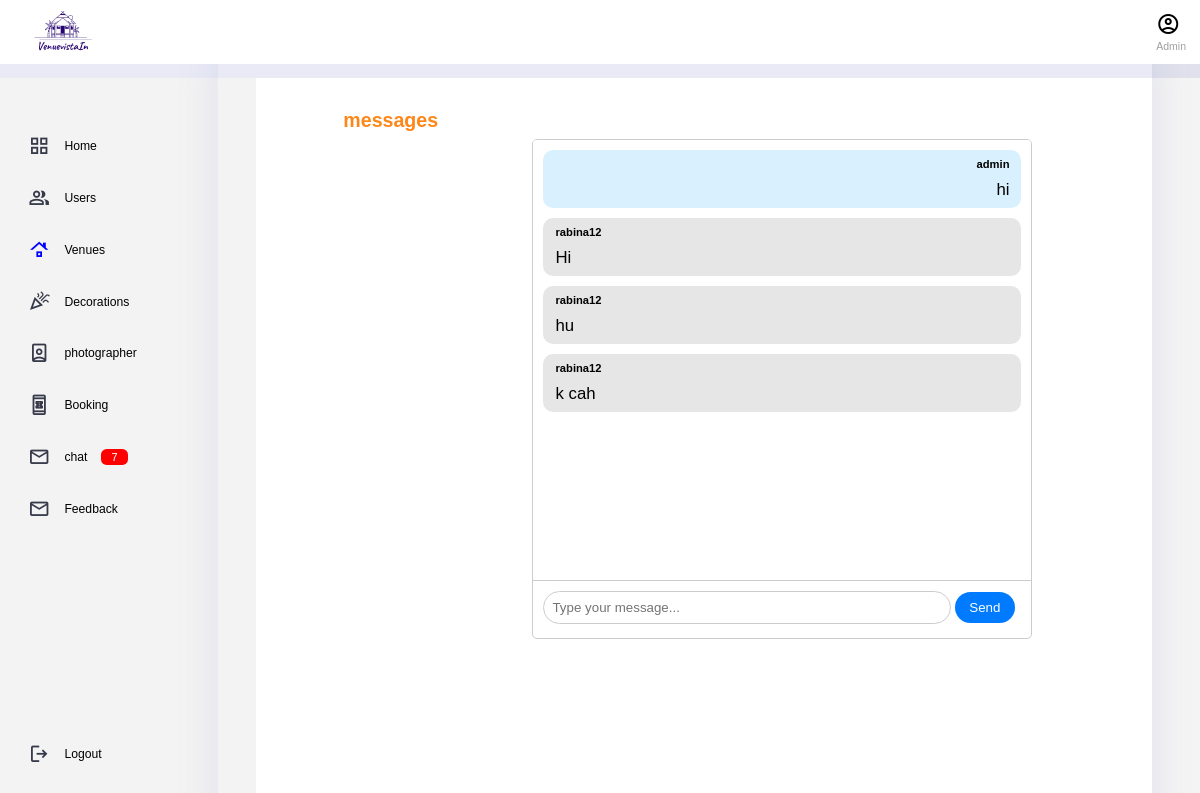
Before: /chatinside/ (signed in) with the older database file.
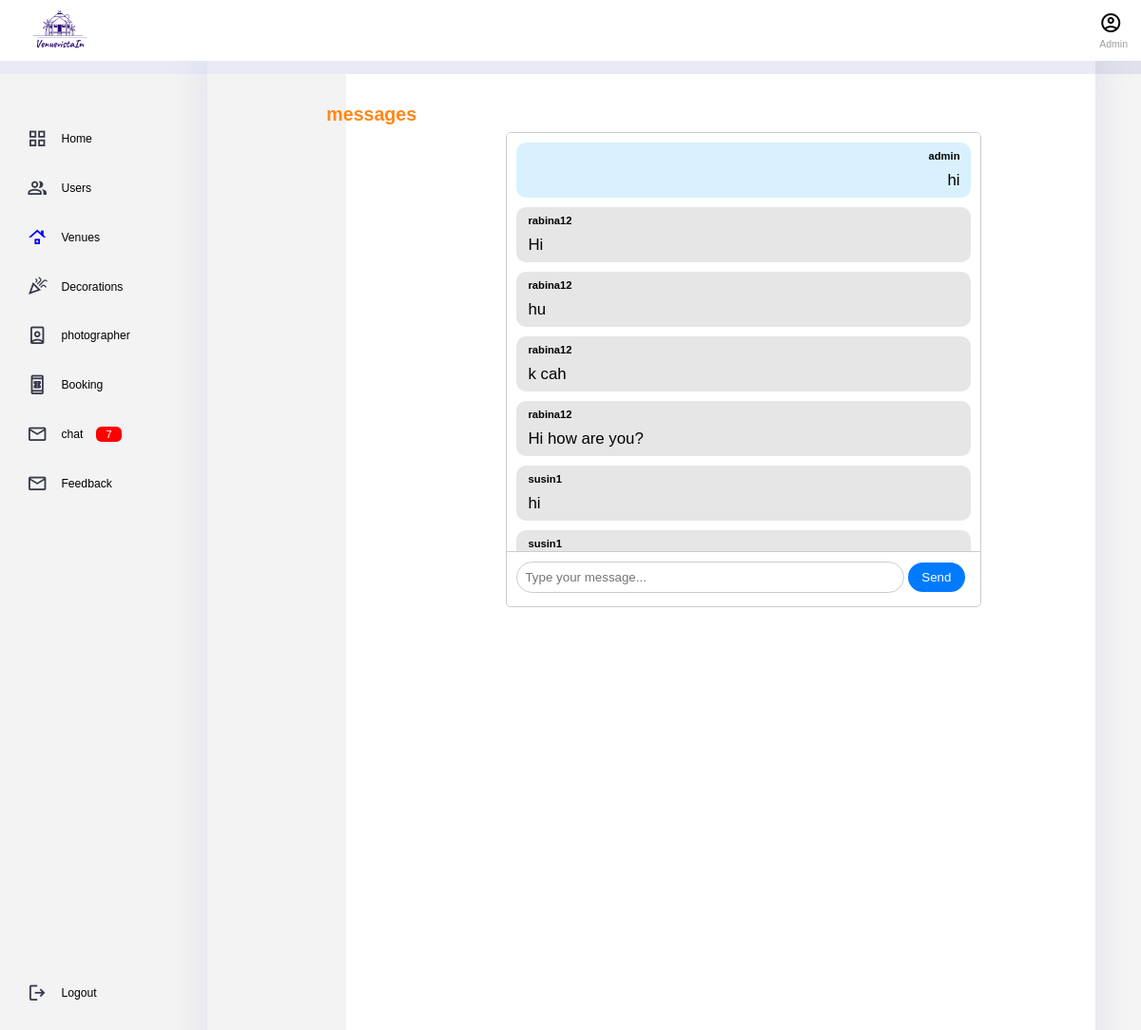
After: the same page with the newer database file.
### chat/models.py (models this page shows, shortened)
class Message(models.Model):
    user = models.ForeignKey(User, on_delete=models.CASCADE)
    message = models.TextField()
    date = models.DateTimeField(auto_now_add=True)
    messaged_to = models.ForeignKey(User, related_name='messaged_to', on_delete=models.CASCADE)

### chat/views.py (the view)
# urls.py: path('chatinside/', views.chatinside, name= "chatinside"),  #Path for chat inside event
def chatinside(req):
    messages = Message.objects.filter(messaged_to=req.user)
    return render (req, "chat/chat.html" ,{'messages': messages})

### templates/chat/chat.html (shortened to what this page needs)
{% load static %}
 <!DOCTYPE html>
 <html lang="en">
 <head>
     <link rel="stylesheet" href="{% static 'css/venuelist.css' %}">
     <link rel="stylesheet" href="https://cdnjs.cloudflare.com/ajax/libs/font-awesome/4.7.0/css/font-awesome.min.css">
 </head>
</head>
<body>
    <div class="navbar">
        <div class="logo">
            <img src="{% static 'images/logoa.png' %}">
        </div>
        <div class="profile">
            <button id="btn">
                <span class="material-symbols-outlined">account_circle</span>
            </button>
            <div class="info">
                <small class="text-muted">Admin </small>
            </div>
        </div>
  </div>
  <div class="container">
    <aside>
        <div class="top">
            <div class="sidebar">
                <a href="/adminpanel">
                    <span class="material-symbols-outlined">grid_view</span>
                    <h3> Home </h3>
                </a>
                <a href="/user_list" onclick="loadUenueList()">
                    <span class="material-symbols-outlined">group</span>
                    <h3> Users </h3>
                </a>
                <a href="/venue_list" class="sidebar-link" style="color:blue;" onclick="loadVenueList()">
                    <span class="material-symbols-outlined">roofing</span>
                    <h3> Venues </h3>
                </a>
                <a href="/decoration_list">
                    <span class="material-symbols-outlined">celebration</span>
                    <h3> Decorations </h3>
                </a>
                <a href="/photographer_list">
                    <span class="material-symbols-outlined"> person_book</span>
                    <h3> photographer </h3>
                </a>
                <a href="/booking_list">
                    <span class="material-symbols-outlined">book_online</span>
                    <h3> Booking </h3>
                </a>
                <a href="/chat">
                    <span class="material-symbols-outlined">mail_outline</span>
                    <h3> chat </h3>
                    <span class="message-count">7</span>
                </a>
                <a href="/feedback">
                    <span class="material-symbols-outlined">mail_outline</span>
                    <h3> Feedback </h3>
                </a>
                <a href="LogOut">
                    <span class="material-symbols-outlined">logout</span>
                    <h3> Logout </h3>
                </a>
            </div>
        </div>
    </aside>
    <main style="display: flex;justify-content: space-evenly;align-items: flex-start;">
        <div style="margin-left: 100px;margin-top: 50px;" id="show_users" style="text-align: left;">
            <h2 style="margin-bottom: 20px;margin-top: 20px;color: rgb(254, 135, 25);">messages</h2>
        </div>
        <div class="chat-container">
            <div class="chat-messages" id="chat-messages">
                {% for message in messages %}
                <div class="message {% if message.user.username == 'admin' %}sent{% else %}received{% endif %}">
                        <p style="margin-bottom: 10px; font-size: 0.8rem;font-weight: bold;">{{ message.user.username }}</p>
                        <p style="font-size: 1.2rem;">{{ message.message }}</p>
                    </div>
                {% endfor %}
            </div>
            <div class="input-container">
                <input type="text" id="message-input" placeholder="Type your message...">
                <button onclick="sendMessage()">Send</button>
            </div>
        </div>
    </main>
   </div>
</body>
</html>

Changed rows visible on the page:
added Message: user.username "rabina12", message "Hi how are you?"
added Message: user.username "susin1", message "hi"
added Message: user.username "susin1"
